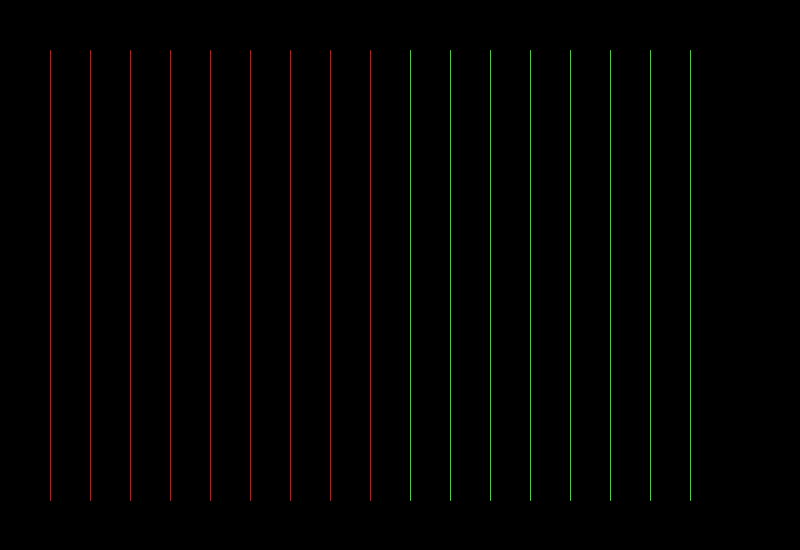
Frame 1 (no input)
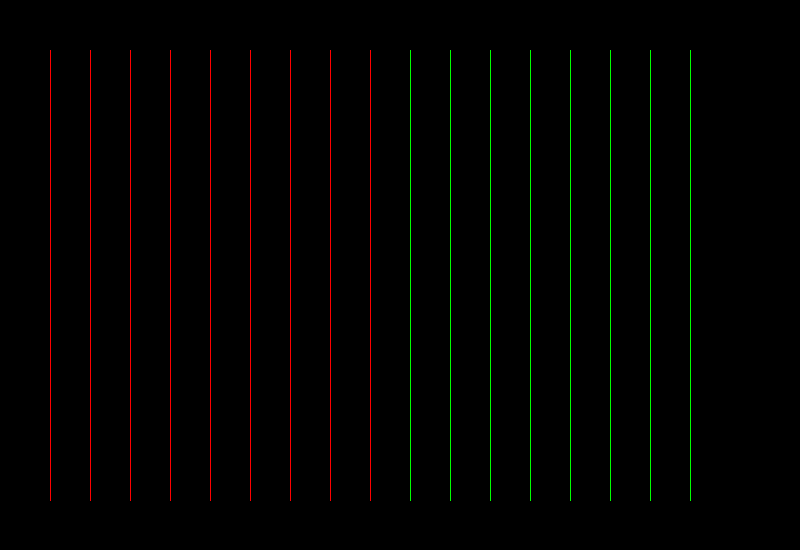
Frame 60 (the mouse pressed at the canvas centre just before this capture)
Frame 120 (the mouse held since frame 60 and released just before this capture): identical to frame 60, image omitted

The Processing sketch that drew these frames (run headless with seeded random() and noise(); from frame 60 on, the mouse is pressed at the canvas centre):

// Processing sketch: monson
// ── monson.pde
void setup(){
 size(800,550);
 background(0);
}

void draw(){
  for (int i = 50; i < 700; i+=40){
    stroke(256,0,0);
    if (i>400){
    stroke(0,256,0);
    }
  line(i,50, i,500);
  }
}
